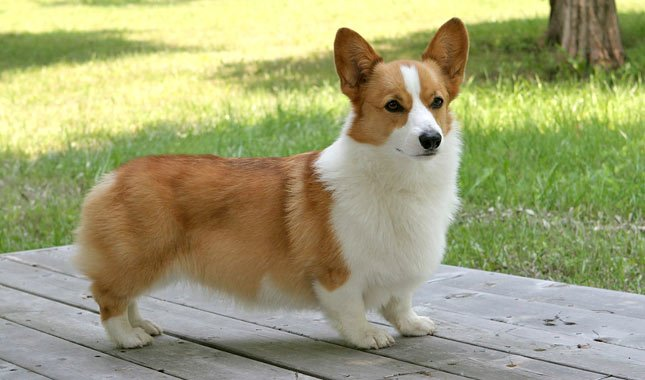
#> input picture CHAPTER08/images/interpolation.jpg, 645 x 380 px
$ python 02.scaling_nearest.py
#> lines starting #> are read from the running program, lines starting #| are printed output that depends on the picture
### Common/interpolation.py
import numpy as np, math, cv2
from Common.functions import contain

def scaling(img, size):
    dst = np.zeros(size[::-1], img.dtype)
    ratioY, ratioX = np.divide(size[::-1], img.shape[:2])
    y = np.arange(0, img.shape[0], 1)
    x = np.arange(0, img.shape[1], 1)
    y, x = np.meshgrid(y, x)
    i, j = np.int32(y*ratioY), np.int32(x*ratioX)
    dst[i, j] = img[y, x]
    return dst

# [61 lines left out: functions scaling_nearest, bilinear_value, rotate_pt, affine_transform, not called in this run]

### CHAPTER08/02.scaling_nearest.py
import numpy as np, cv2
from Common.interpolation import scaling

def scaling_nearest(img, size):
    dst = np.zeros(size[::-1], img.dtype)
    ratioY, ratioX = np.divide(size[::-1], img.shape[:2])
    i = np.arange(0, size[1], 1)
    j = np.arange(0, size[0], 1)
    i, j = np.meshgrid(i, j)
    y, x = np.int32(i/ratioY), np.int32(j/ratioX)
    dst[i, j] = img[y, x]

    return dst

image = cv2.imread("images/interpolation.jpg", cv2.IMREAD_GRAYSCALE)
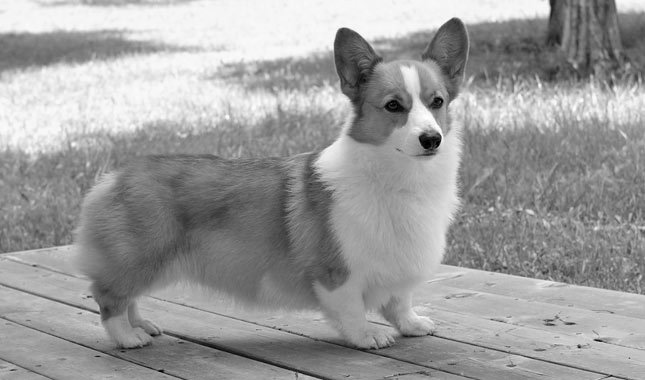
#> image: shape (380, 645); min 0, max 255, mean 155.7
if image is None: raise Exception("영상파일 읽기 에러")

dst1 = scaling(image, (1000, 500))
#> in scaling, `dst[i, j] = img[y, x]`:
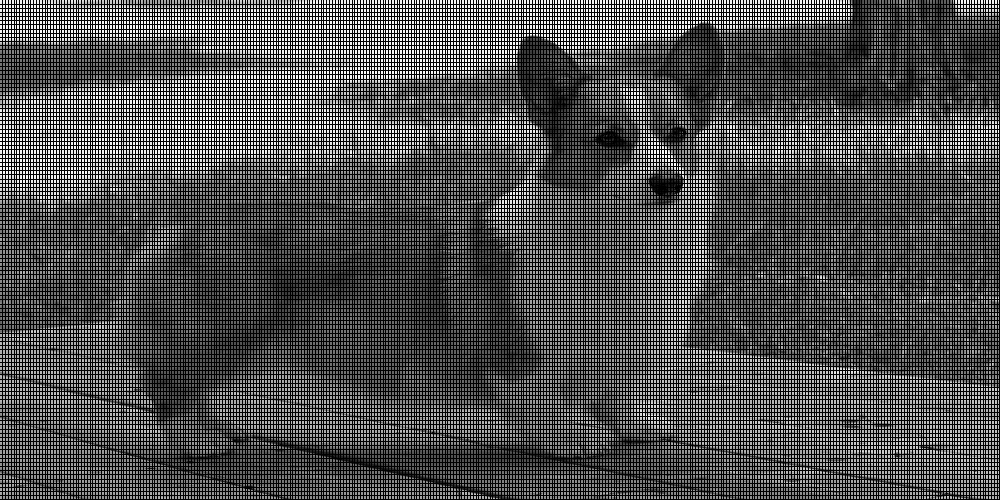
#> dst: shape (500, 1000); min 0, max 255, mean 76.3
dst2 = scaling_nearest(image, (1000, 500))
#> in scaling_nearest, `dst[i, j] = img[y, x]`:
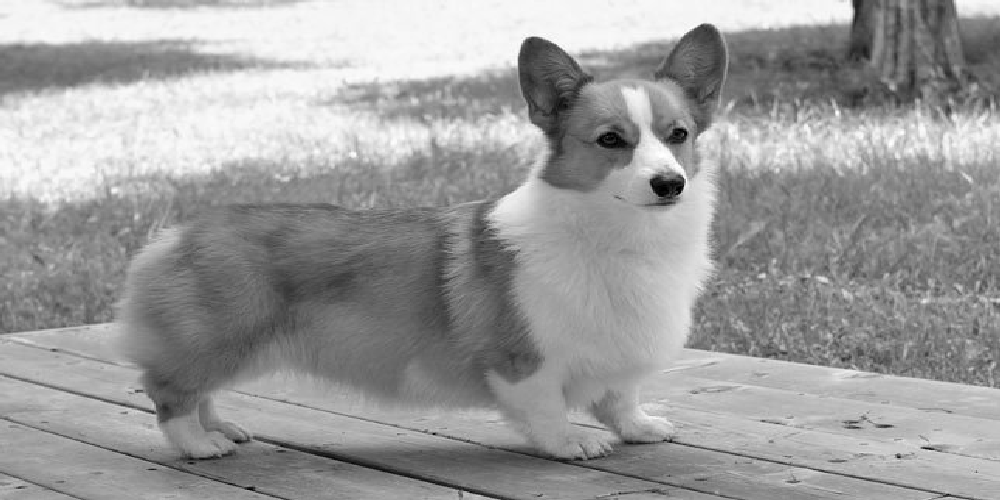
#> dst: shape (500, 1000); min 0, max 255, mean 155.7

cv2.imshow("image", image)
cv2.imshow("dst1- forward mapping", dst1)
cv2.imshow("dst2- NN interpolation", dst2)
cv2.waitKey(0)

$ run again, with CHAPTER08/images/affine.jpg copied over CHAPTER08/images/interpolation.jpg
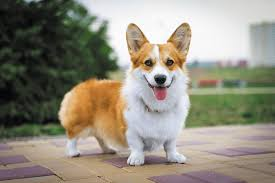
#> input picture CHAPTER08/images/affine.jpg, 275 x 183 px
#> in scaling, `dst[i, j] = img[y, x]`:
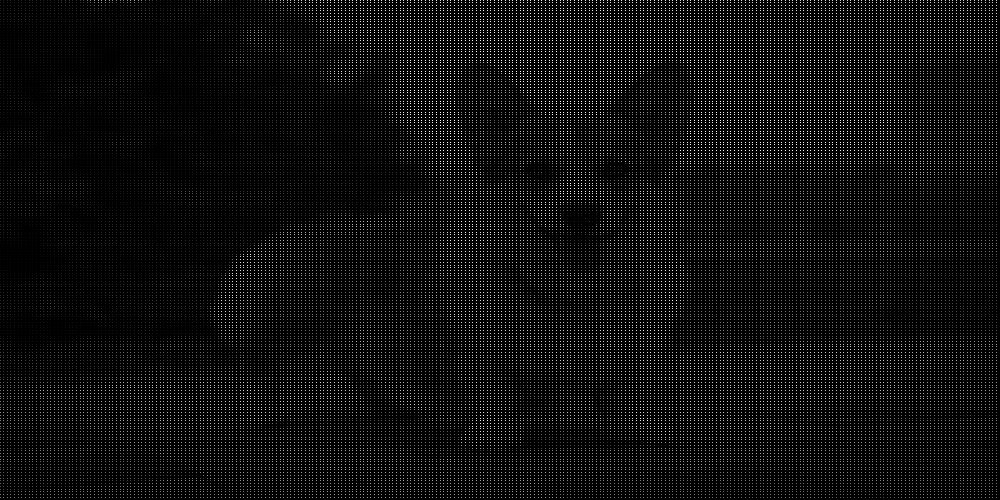
#> dst: shape (500, 1000); min 0, max 255, mean 14.1
#> in scaling_nearest, `dst[i, j] = img[y, x]`:
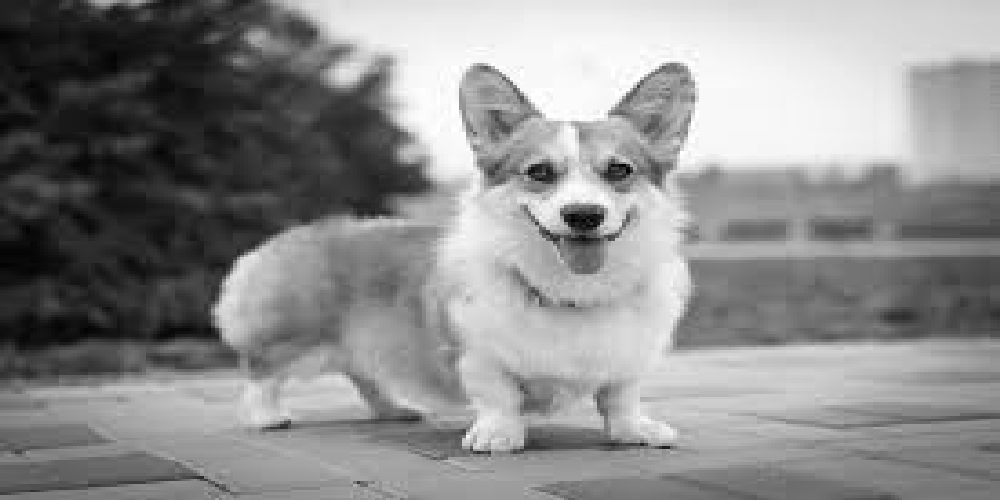
#> dst: shape (500, 1000); min 0, max 255, mean 140.3

$ run again, with CHAPTER08/images/affine1.jpg copied over CHAPTER08/images/interpolation.jpg
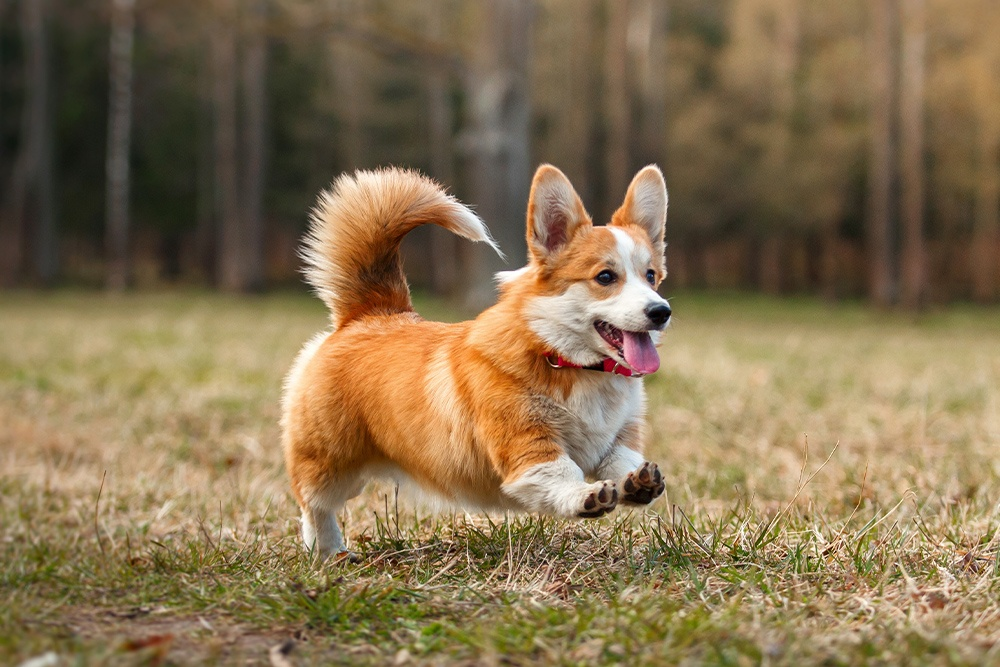
#> input picture CHAPTER08/images/affine1.jpg, 1000 x 667 px
#> `image = cv2.imread("images/interpolation.jpg", cv2.IMREAD_GRAYSCALE)`:
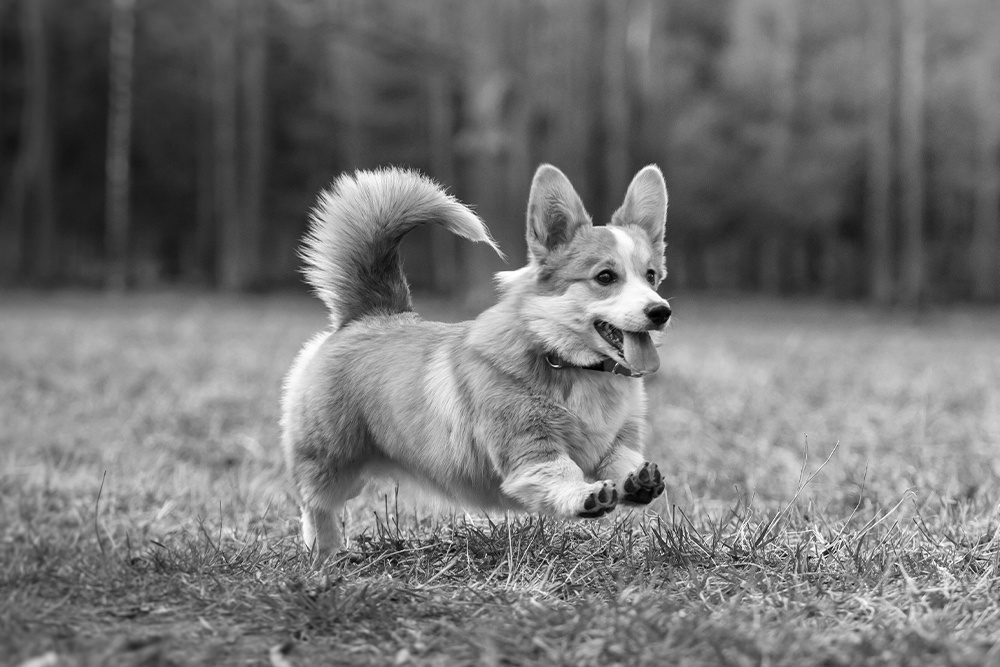
#> image: shape (667, 1000); min 0, max 255, mean 116.3
#> in scaling_nearest, `dst[i, j] = img[y, x]`:
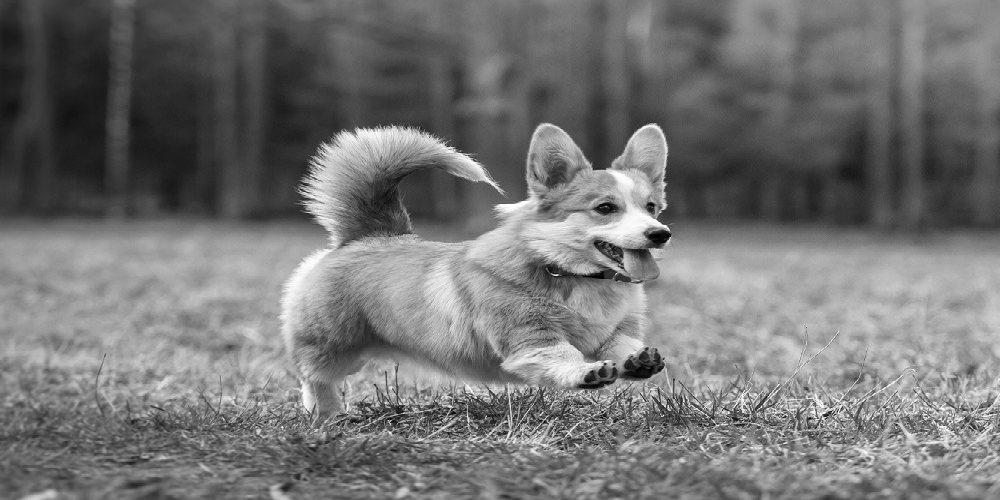
#> dst: shape (500, 1000); min 0, max 255, mean 116.3

$ run again, with CHAPTER08/images/rotate.jpg copied over CHAPTER08/images/interpolation.jpg
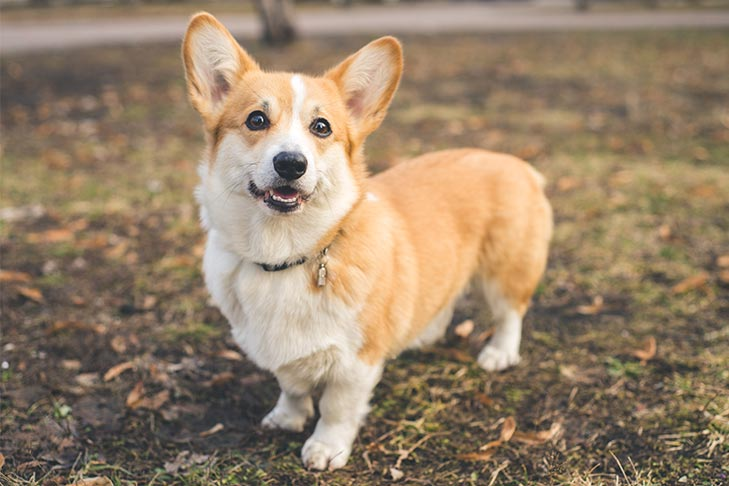
#> input picture CHAPTER08/images/rotate.jpg, 729 x 486 px
#> `image = cv2.imread("images/interpolation.jpg", cv2.IMREAD_GRAYSCALE)`:
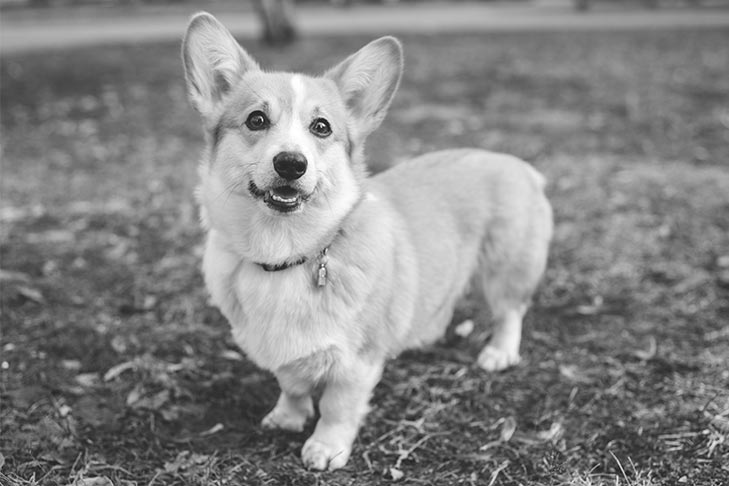
#> image: shape (486, 729); min 15, max 255, mean 133.4
#> in scaling_nearest, `dst[i, j] = img[y, x]`:
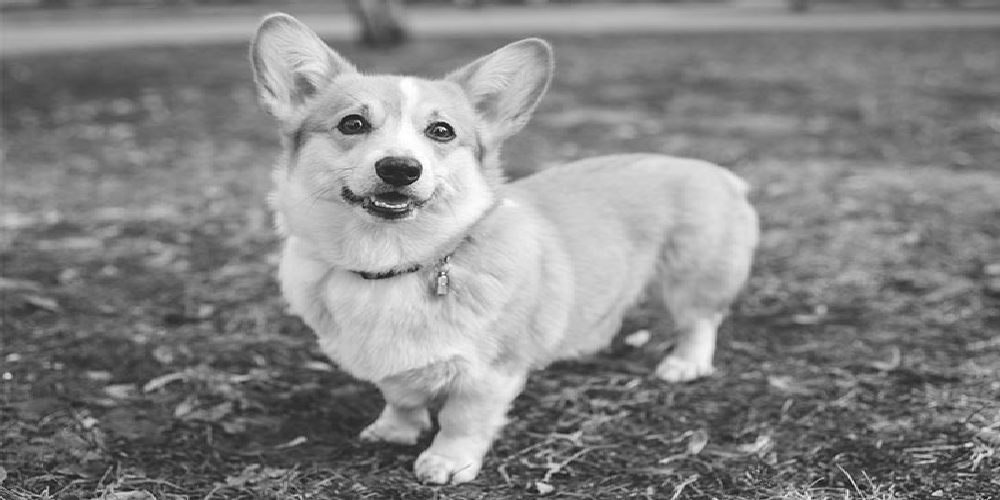
#> dst: shape (500, 1000); min 15, max 255, mean 133.4
